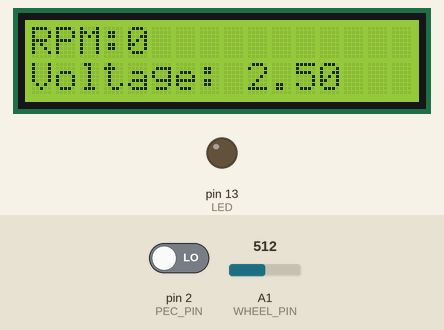
The sketch below on a simulated Arduino Uno, built with avr-gcc and run on an emulated ATmega328P. Shown: 16×2 character LCD, output pins drawn as LEDs (lit = HIGH). Inputs (shaded band) come from the test bench; at power-on: A1 (WHEEL_PIN) = 512, pin 2 (PEC_PIN) LOW. What the sketch prints to the serial monitor is not drawn.

Above: at 1.6 s.
1.7 s: A1 (WHEEL_PIN) set to 710
At 2.3 s:
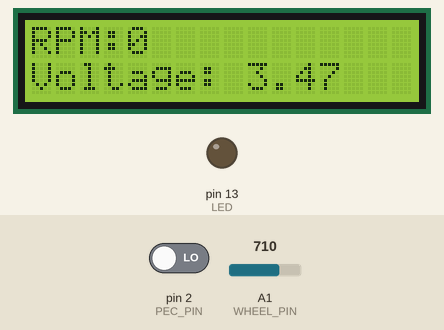
3.5 s: pin 2 (PEC_PIN) driven HIGH
At 4.8 s:
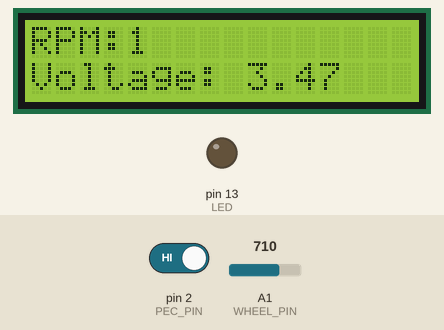
6.5 s: A1 (WHEEL_PIN) set to 716
At 7.4 s:
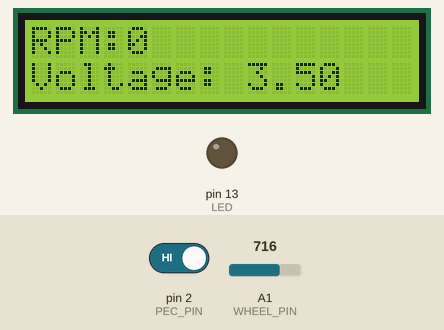
8.5 s: pin 2 (PEC_PIN) driven LOW
At 9.8 s:
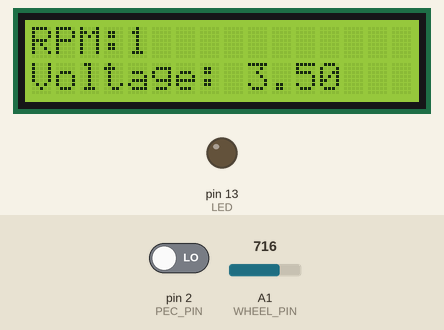
11.5 s: A1 (WHEEL_PIN) set to 690
At 12.5 s:
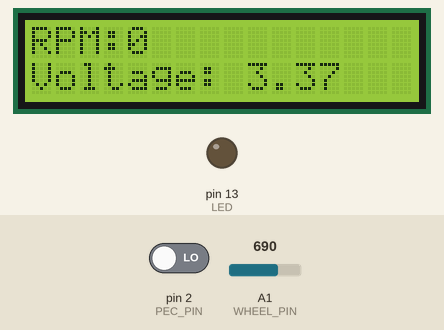
Timing chart, 0 to 14.5 s (numbered marks = the images above; inputs shaded):
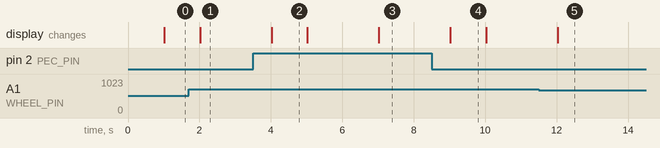

The sketch:

windrad_jlls_lcdfix.ino
```cpp
#include <LiquidCrystal_I2C.h>
#include <TimerOne.h>

#define WHEEL_PIN A1 // motor pin
#define PEC_PIN 2 // photoelectric counter pin
#define LED 13 // int led

LiquidCrystal_I2C lcd(0x27, 16, 2);

int interval, wheel, counter;
unsigned long previousMicros, usInterval, calc;
volatile int speed;
volatile bool updateFlag = false;

void setup() {
  counter = 0;  // setting counter to 0
  interval = 1;  // 1 second interval
  wheel = 20; // number of encoder disc holes

  calc = 60 / interval;  // calculate interval to one minute
  usInterval = interval * 1000000;  // convert interval to micro

  wheel = wheel * 2;  // number of encoder disc holes times 2

  Timer1.initialize(usInterval);  // initialize timer with interval time
  attachInterrupt(digitalPinToInterrupt(PEC_PIN), count, CHANGE);

  Timer1.attachInterrupt(output);  // executes output after interval time

  lcd.init();
  Serial.begin(9600);
  pinMode(WHEEL_PIN, INPUT);
  pinMode(PEC_PIN, INPUT);
  pinMode(LED, OUTPUT);

  lcd.backlight();
  lcd.clear();
}

void loop() {
  if (updateFlag) {
    lcd.setCursor(0, 0);
    lcd.print("RPM:");
    lcd.print(speed);
    lcd.setCursor(0, 1);
    printVoltage(getVoltage());
    lcd.setCursor(0, 1);
    updateFlag = false;
  }
}

float getVoltage() {
  float Measurement = analogRead(WHEEL_PIN);
  Serial.println(Measurement);
  float Voltage = Measurement * 5.0/1023 * 10;
  return Voltage/10;
}

void printVoltage(float voltage) {
  Serial.print(F("Voltage: "));
  Serial.println(voltage, 2);
  lcd.print(F("Voltage: "));
  lcd.print(voltage, 2);
}


void count(){
  if (micros() - previousMicros >= 700) {
    counter++;
    previousMicros = micros();
  }
}

void output(){
  Timer1.detachInterrupt(); // interrupts the timer
  Serial.print("Drehzahl pro Minute: ");
  speed = ((counter)*calc) / wheel; // calculate round per minute

  Serial.println(speed);
  updateFlag = true;

  counter = 0;  // resetting the counter
  Timer1.attachInterrupt(output);  // restarts the timer for output
}
```

Measured:
- after the input at 1.7 s, the display: changes after 0.32 s (image 1)
- after the input at 3.5 s, the display: changes after 0.52 s (image 2)
- after the input at 6.5 s, the display: changes after 0.52 s (image 3)
- after the input at 8.5 s, the display: changes after 0.52 s (image 4)
- after the input at 11.5 s, the display: changes after 0.52 s (image 5)
- what the display in image 2 shows lasts 1.0 s, from 4.0 s to 5.0 s
